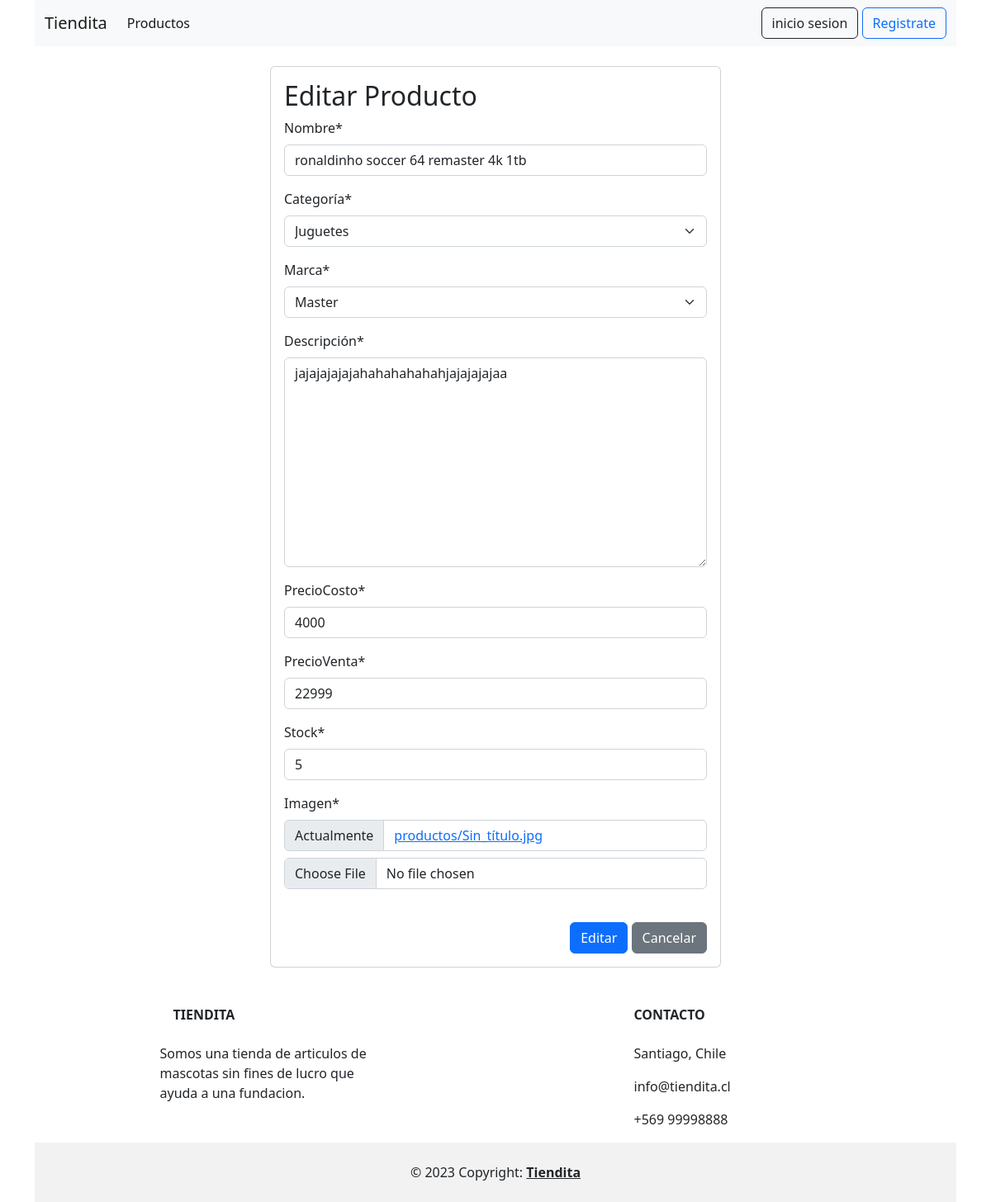
Page /editar_productos/2/ on the earlier database version.
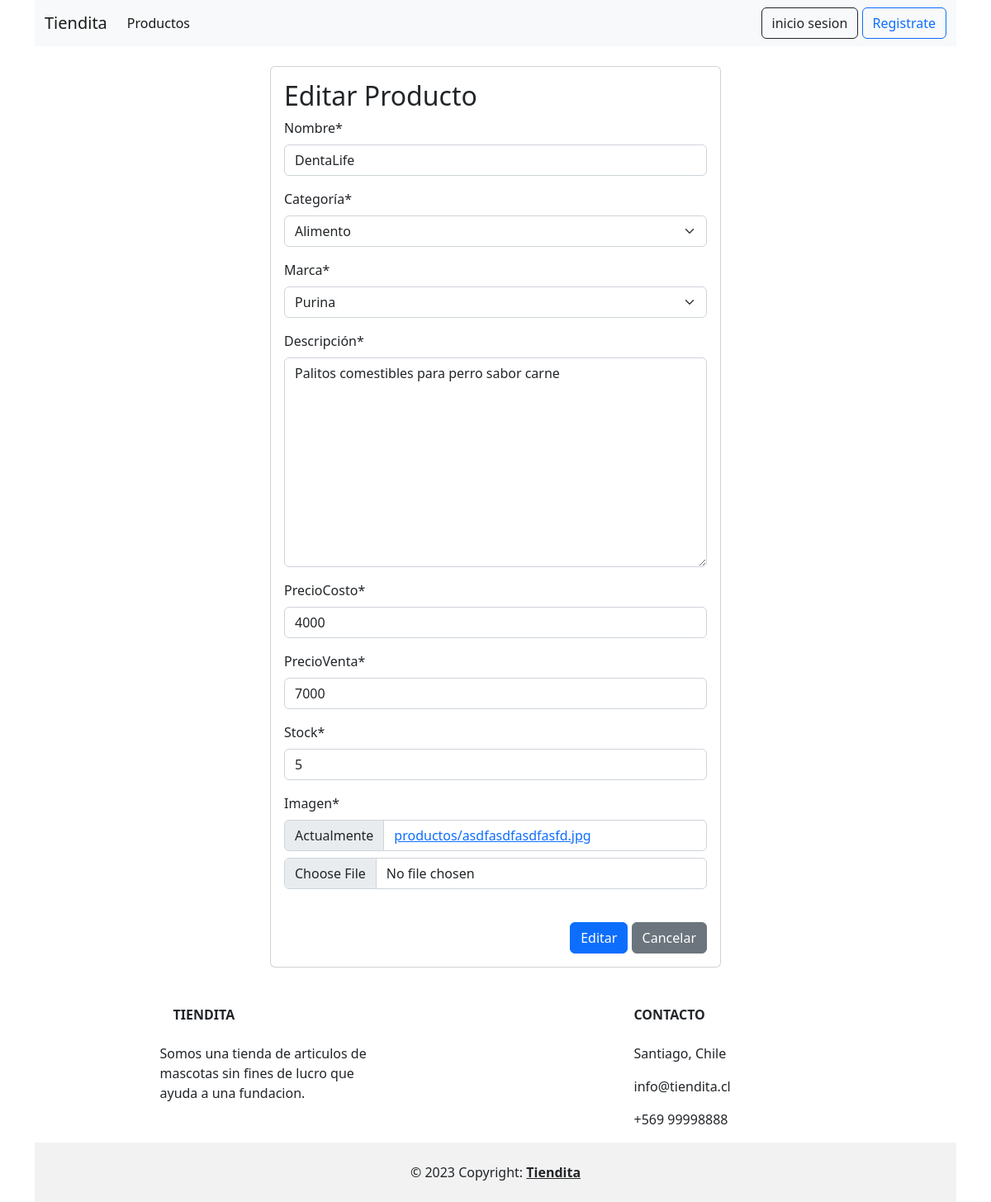
Same page on the later database version.
### tienda/models.py (models this page shows, shortened)
class Producto(models.Model):
    nombre = models.CharField(max_length=100)
    categoría = models.ForeignKey(Categoria, on_delete=models.PROTECT)
    marca = models.ForeignKey(Marca, on_delete=models.PROTECT)
    descripción = models.TextField()
    precioCosto = models.IntegerField()
    precioVenta = models.IntegerField()
    stock = models.IntegerField()
    imagen = models.ImageField(upload_to="productos", null=True)

class Categoria(models.Model):
    nombre = models.CharField(max_length=50)
    activo = models.BooleanField(default=True)
    def __str__(self):
        return self.nombre

class Marca(models.Model):
    nombre = models.CharField(max_length=50)
    activo = models.BooleanField(default=True)
    def __str__(self):
        return self.nombre

### tienda/views.py (the view, shortened to what this page needs)
# urls.py: path('editar_productos/<id>/', editar_productos, name="editar_productos"),
def editar_productos(request, id):
    producto = get_object_or_404(Producto, id=id)
    data = {
        'form': ProductoForm(instance=producto)
    }
    return render(request, 'administracion/editar_productos.html',data)

### tienda/forms.py
class ProductoForm(forms.ModelForm):
    class Meta:
        model = Producto
        fields = '__all__'

### tienda/templates/administracion/editar_productos.html (shortened to what this page needs)
{% extends 'base.html' %}
{% load static %}
{% block contenido %}
{% load crispy_forms_tags %}
<br>
<div class="row">
     <div class="col-12 col-md-6 offset-md-3">
        <div class="card">
            <div class="card-body">
        <h2>Editar Producto</h2>
        <form action="" class="formulario_producto" method="post" enctype="multipart/form-data">
            {{ form | crispy }}
            <br>
            <div class="d-flex justify-content-end" >
                <button type="submit" id="btnEnviar" class="btn btn-primary">Editar</button>
                <button type="reset" id="btnLimpiar" class="btn btn-secondary">Cancelar</button>
            </div>
            </form>
        </div>
    </div>
</div>
</div>
{% endblock %}

Differences in the rows shown:
changed Producto: nombre "ronaldinho soccer 64 remaster 4k 1tb" → "DentaLife"; categoría "Juguetes" → "Alimento"; marca "Master" → "Purina"; descripción "jajajajajajahahahahahahjajajajajaa" → "Palitos comestibles para perro sabor carne"; precioVenta "22999" → "7000"
Other differences:
text no longer shown: "Nombre * Categoría * Marca * Descripción * PrecioCosto * PrecioVenta * Stock * Imagen * Actualmente productos/Sin_título.jpg"
text now shown: "Nombre * Categoría * Marca * Descripción * PrecioCosto * PrecioVenta * Stock * Imagen * Actualmente productos/asdfasdfasdfasfd.jpg"
